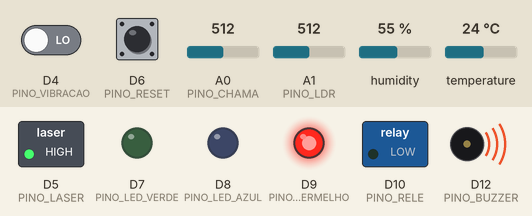
Recording of a sketch running on a simulated Arduino Uno R4 WiFi. Shown: switched loads named in the sketch (green lamp = pin HIGH), output pins drawn as LEDs (lit = HIGH), buzzer (waves = sounding, pin HIGH). The inputs (shaded band) are chosen by the test bench; at power-on: D6 (PINO_RESET) HIGH, temperature 24 °C, D4 (PINO_VIBRACAO) LOW, A0 (PINO_CHAMA) = 512, A1 (PINO_LDR) = 512, humidity 55 %. WiFi joins after 1.5 s; servers stay silent unless stated; no MQTT or app messages arrive unless stated; what the sketch prints to the serial monitor is not drawn.

Above: at 2.7 s.
2.8 s: D6 (PINO_RESET) pulled LOW for 0.15 s
At 4.3 s:
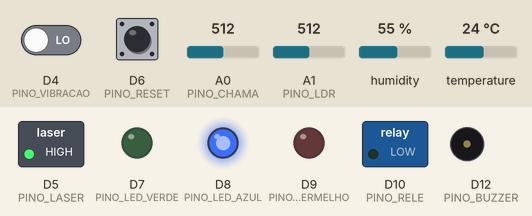
13.0 s: temperature set to 29 °C
15.2 s: temperature set to 32 °C
At 19.1 s:
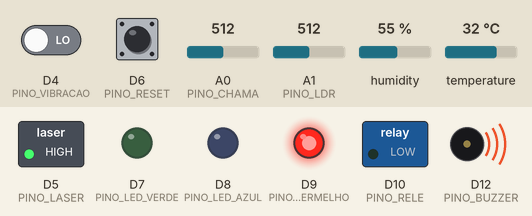
Timing chart, 0 to 20.5 s (numbered marks = the images above; inputs shaded):
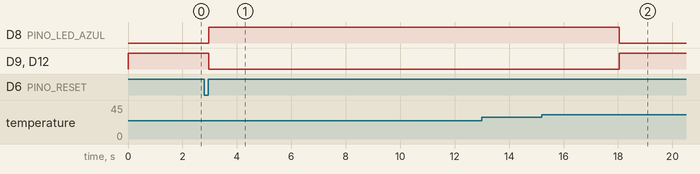

Measured:
- the behaviour switches between 30 and 31 °C on temperature (found by bisection; images 1 and 2)
- after the input at 2.8 s, D8 (PINO_LED_AZUL): LOW → HIGH after 0.16 s; D9 (PINO_LED_VERMELHO), D12 (PINO_BUZZER): HIGH → LOW after 0.16 s
- after the input at 13.0 s, every drawn part: stays the same
- after the input at 15.2 s, D8 (PINO_LED_AZUL): HIGH → LOW after 2.8 s; D9 (PINO_LED_VERMELHO), D12 (PINO_BUZZER): LOW → HIGH after 2.8 s

The sketch:

sketch_oct19a.ino
```cpp
#include <WiFiS3.h>
#include <PubSubClient.h>
#include <ArduinoJson.h>
#include <DHT.h>

// ===== WIFI =====
const char* WIFI_SSID = "NOME_DA_SUA_REDE";
const char* WIFI_PASSWORD = "SENHA_DA_SUA_REDE";

// ===== MQTT =====
const char* MQTT_HOST = "broker.hivemq.com";
const int MQTT_PORT = 1883;

const char* NODE_ID = "NODE_01";
const char* TOKEN = "SF40_SECRET_TOKEN_2026_XYZ";

const char* TOPICO_TELEMETRIA =
    "smartfactory/node/NODE_01/telemetry";

const char* TOPICO_COMANDOS =
    "smartfactory/node/NODE_01/commands";

// ===== PINOS =====
const int PINO_DHT = 2;
const int PINO_CHAMA = A0;
const int PINO_LDR = A1;
const int PINO_TOQUE = A2;
const int PINO_VIBRACAO = 4;
const int PINO_LASER = 5;
const int PINO_RESET = 6;

const int PINO_LED_VERDE = 7;
const int PINO_LED_AZUL = 8;
const int PINO_LED_VERMELHO = 9;
const int PINO_RELE = 10;
const int PINO_BUZZER = 12;

// ===== CONFIGURACAO DOS SENSORES =====
#define DHTTYPE DHT11

DHT dht(PINO_DHT, DHTTYPE);

const int LIMITE_CHAMA = 500;
const int LIMITE_LASER = 500;

const float TEMP_LIMITE = 30.0;
const float TEMP_REARME = 29.0;
const float UMIDADE_MIN = 40.0;
const float UMIDADE_MAX = 70.0;
const int LIMITE_VIBRACAO = 5;

// Ajuste conforme o comportamento do seu modulo.
const int VIBRACAO_ATIVA = HIGH;

// ===== REDE =====
WiFiClient wifiClient;
PubSubClient mqtt(wifiClient);

// ===== ESTADO DO SISTEMA =====
float temperatura = NAN;
float umidade = NAN;

bool sensorDHTValido = false;
bool chamaDetectada = false;
bool barreiraInterrompida = false;
bool maquinaLigada = false;
bool bloqueioSeguranca = true;
bool alarmeSilenciado = false;

int quantidadeVibracoes = 0;
int ultimaLeituraVibracao = LOW;

unsigned long ultimoImpacto = 0;
unsigned long ultimaTelemetria = 0;
unsigned long ultimaLeituraDHT = 0;
unsigned long ultimaTentativaWiFi = 0;
unsigned long ultimaTentativaMQTT = 0;

const unsigned long INTERVALO_TELEMETRIA = 5000;
const unsigned long INTERVALO_DHT = 2000;
const unsigned long INTERVALO_RECONEXAO = 5000;
const unsigned long DEBOUNCE_VIBRACAO = 100;

// ===== FUNCOES AUXILIARES =====

bool temperaturaCritica() {
  return sensorDHTValido && temperatura > TEMP_LIMITE;
}

bool condicoesSeguras() {
  return sensorDHTValido &&
         !chamaDetectada &&
         !barreiraInterrompida &&
         temperatura < TEMP_REARME;
}

void desligarMaquina() {
  maquinaLigada = false;
  digitalWrite(PINO_RELE, LOW);
}

void atualizarSaidas() {
  // O rele somente e acionado quando a maquina esta liberada.
  digitalWrite(PINO_RELE, maquinaLigada ? HIGH : LOW);

  if (bloqueioSeguranca) {
    digitalWrite(PINO_LED_VERDE, LOW);
    digitalWrite(PINO_LED_AZUL, LOW);
    digitalWrite(PINO_LED_VERMELHO, HIGH);

    if (!alarmeSilenciado) {
      digitalWrite(PINO_BUZZER, HIGH);
    } else {
      digitalWrite(PINO_BUZZER, LOW);
    }
  } else if (maquinaLigada) {
    digitalWrite(PINO_LED_VERDE, HIGH);
    digitalWrite(PINO_LED_AZUL, LOW);
    digitalWrite(PINO_LED_VERMELHO, LOW);
    digitalWrite(PINO_BUZZER, LOW);
  } else {
    digitalWrite(PINO_LED_VERDE, LOW);
    digitalWrite(PINO_LED_AZUL, HIGH);
    digitalWrite(PINO_LED_VERMELHO, LOW);
    digitalWrite(PINO_BUZZER, LOW);
  }
}

void verificarSensores() {
  chamaDetectada = analogRead(PINO_CHAMA) < LIMITE_CHAMA;

  // Considera a leitura baixa como interrupcao do feixe.
  barreiraInterrompida = analogRead(PINO_LDR) < LIMITE_LASER;

  int leituraVibracao = digitalRead(PINO_VIBRACAO);
  unsigned long agora = millis();

  if (leituraVibracao == VIBRACAO_ATIVA &&
      ultimaLeituraVibracao != VIBRACAO_ATIVA &&
      agora - ultimoImpacto >= DEBOUNCE_VIBRACAO) {
    quantidadeVibracoes++;
    ultimoImpacto = agora;
  }

  ultimaLeituraVibracao = leituraVibracao;

  if (chamaDetectada ||
      barreiraInterrompida ||
      temperaturaCritica()) {
    bloqueioSeguranca = true;
    alarmeSilenciado = false;
    desligarMaquina();
  }

  atualizarSaidas();
}

void lerDHT() {
  if (millis() - ultimaLeituraDHT < INTERVALO_DHT) {
    return;
  }

  ultimaLeituraDHT = millis();

  float novaTemperatura = dht.readTemperature();
  float novaUmidade = dht.readHumidity();

  if (isnan(novaTemperatura) || isnan(novaUmidade)) {
    sensorDHTValido = false;
    bloqueioSeguranca = true;
    desligarMaquina();
    atualizarSaidas();

    Serial.println("ERRO: falha na leitura do DHT11.");
    return;
  }

  temperatura = novaTemperatura;
  umidade = novaUmidade;
  sensorDHTValido = true;

  Serial.print("Temperatura: ");
  Serial.print(temperatura);
  Serial.print(" C | Umidade: ");
  Serial.print(umidade);
  Serial.println(" %");

  if (temperaturaCritica()) {
    bloqueioSeguranca = true;
    alarmeSilenciado = false;
    desligarMaquina();
  }

  atualizarSaidas();
}

void conectarWiFi() {
  if (WiFi.status() == WL_CONNECTED) {
    return;
  }

  if (millis() - ultimaTentativaWiFi < INTERVALO_RECONEXAO) {
    return;
  }

  ultimaTentativaWiFi = millis();

  Serial.println("Conectando ao Wi-Fi...");
  WiFi.begin(WIFI_SSID, WIFI_PASSWORD);
}

void conectarMQTT() {
  if (WiFi.status() != WL_CONNECTED || mqtt.connected()) {
    return;
  }

  if (millis() - ultimaTentativaMQTT < INTERVALO_RECONEXAO) {
    return;
  }

  ultimaTentativaMQTT = millis();

  String identificacao = String(NODE_ID) + "-" +
                         String((unsigned long)millis());

  Serial.println("Conectando ao MQTT...");

  if (mqtt.connect(identificacao.c_str())) {
    Serial.println("MQTT conectado.");

    if (!mqtt.subscribe(TOPICO_COMANDOS)) {
      Serial.println("Falha ao assinar o topico de comandos.");
    }
  } else {
    Serial.print("Falha MQTT. Estado: ");
    Serial.println(mqtt.state());
  }
}

void publicarTelemetria() {
  if (!mqtt.connected() || !sensorDHTValido) {
    return;
  }

  StaticJsonDocument<384> doc;

  doc["node_id"] = NODE_ID;
  doc["token"] = TOKEN;
  doc["temperatura"] = temperatura;
  doc["umidade"] = umidade;
  doc["vibracao_impactos"] = quantidadeVibracoes;
  doc["chama"] = chamaDetectada ? 1 : 0;
  doc["barreira_laser"] = barreiraInterrompida ? 0 : 1;
  doc["estado_rele"] = maquinaLigada ? 1 : 0;
  doc["estado_maquina"] = maquinaLigada ? "LIGADA" : "DESLIGADA";

  char mensagem[384];
  size_t tamanho = serializeJson(doc, mensagem, sizeof(mensagem));

  if (tamanho > 0 &&
      mqtt.publish(TOPICO_TELEMETRIA, mensagem)) {
    Serial.print("Telemetria enviada: ");
    Serial.println(mensagem);
  } else {
    Serial.println("Falha ao publicar telemetria.");
  }

  quantidadeVibracoes = 0;
}

void processarComando(char* mensagem, unsigned int tamanho) {
  StaticJsonDocument<256> doc;

  DeserializationError erro =
      deserializeJson(doc, mensagem, tamanho);

  if (erro) {
    Serial.println("Comando recebido com JSON invalido.");
    return;
  }

  const char* node = doc["node_id"] | "";
  const char* token = doc["token"] | "";
  const char* comando = doc["comando"] | "";

  if (strcmp(node, NODE_ID) != 0 ||
      strcmp(token, TOKEN) != 0) {
    Serial.println("Comando rejeitado: identificacao invalida.");
    return;
  }

  Serial.print("Comando recebido: ");
  Serial.println(comando);

  if (strcmp(comando, "DESLIGAR_EMERGENCIA") == 0 ||
      strcmp(comando, "DESLIGAR") == 0) {
    bloqueioSeguranca = true;
    alarmeSilenciado = false;
    desligarMaquina();
  }
  else if (strcmp(comando, "LIGAR_MAQUINA") == 0) {
    if (condicoesSeguras() && !bloqueioSeguranca) {
      maquinaLigada = true;
      Serial.println("Maquina liberada para operacao.");
    } else {
      desligarMaquina();
      Serial.println("Partida negada: sistema nao liberado.");
    }
  }
  else if (strcmp(comando, "RESET_SEGURANCA") == 0) {
    if (condicoesSeguras()) {
      bloqueioSeguranca = false;
      alarmeSilenciado = false;
      Serial.println("Bloqueio rearmado.");
    } else {
      Serial.println("Rearme negado: verifique os sensores.");
    }
  }
  else if (strcmp(comando, "SILENCIAR") == 0) {
    alarmeSilenciado = true;
  }
  else if (strcmp(comando, "STATUS") == 0) {
    Serial.println("Solicitacao de status recebida.");
  }
  else {
    Serial.println("Comando desconhecido.");
  }

  atualizarSaidas();
}

void callbackMQTT(char* topico, byte* payload,
                  unsigned int tamanho) {
  if (strcmp(topico, TOPICO_COMANDOS) != 0) {
    return;
  }

  char mensagem[384];

  if (tamanho >= sizeof(mensagem)) {
    Serial.println("Comando muito grande.");
    return;
  }

  memcpy(mensagem, payload, tamanho);
  mensagem[tamanho] = '\0';

  processarComando(mensagem, tamanho);
}

void verificarBotaoReset() {
  static int leituraAnterior = HIGH;
  static unsigned long ultimaMudanca = 0;

  int leituraAtual = digitalRead(PINO_RESET);

  if (leituraAtual != leituraAnterior) {
    ultimaMudanca = millis();
    leituraAnterior = leituraAtual;
  }

  if (leituraAtual == LOW &&
      millis() - ultimaMudanca > 50) {
    if (condicoesSeguras()) {
      bloqueioSeguranca = false;
      alarmeSilenciado = false;
      Serial.println("Rearme local autorizado.");
    } else {
      Serial.println("Rearme negado: verifique os sensores.");
    }

    while (digitalRead(PINO_RESET) == LOW) {
      conectarWiFi();
      conectarMQTT();
      mqtt.loop();
      delay(10);
    }
  }

  atualizarSaidas();
}

// ===== SETUP =====

void setup() {
  Serial.begin(115200);

  pinMode(PINO_CHAMA, INPUT);
  pinMode(PINO_LDR, INPUT);
  pinMode(PINO_TOQUE, INPUT);
  pinMode(PINO_VIBRACAO, INPUT);

  pinMode(PINO_LASER, OUTPUT);
  pinMode(PINO_RESET, INPUT_PULLUP);

  pinMode(PINO_LED_VERDE, OUTPUT);
  pinMode(PINO_LED_AZUL, OUTPUT);
  pinMode(PINO_LED_VERMELHO, OUTPUT);
  pinMode(PINO_RELE, OUTPUT);
  pinMode(PINO_BUZZER, OUTPUT);

  digitalWrite(PINO_LASER, HIGH);
  digitalWrite(PINO_RELE, LOW);
  digitalWrite(PINO_BUZZER, LOW);

  dht.begin();

  mqtt.setServer(MQTT_HOST, MQTT_PORT);
  mqtt.setCallback(callbackMQTT);
  mqtt.setBufferSize(512);

  // Inicia bloqueado ate validar os sensores.
  bloqueioSeguranca = true;
  maquinaLigada = false;
  atualizarSaidas();

  WiFi.begin(WIFI_SSID, WIFI_PASSWORD);

  Serial.println("SmartFactory SafeGuard 4.0 iniciado.");
  Serial.println("Maquina bloqueada ate o rearme autorizado.");
}

// ===== LOOP =====

void loop() {
  conectarWiFi();
  conectarMQTT();

  if (mqtt.connected()) {
    mqtt.loop();
  }

  lerDHT();
  verificarSensores();
  verificarBotaoReset();

  if (millis() - ultimaTelemetria >= INTERVALO_TELEMETRIA) {
    ultimaTelemetria = millis();
    publicarTelemetria();
  }

  delay(10);
}
```
